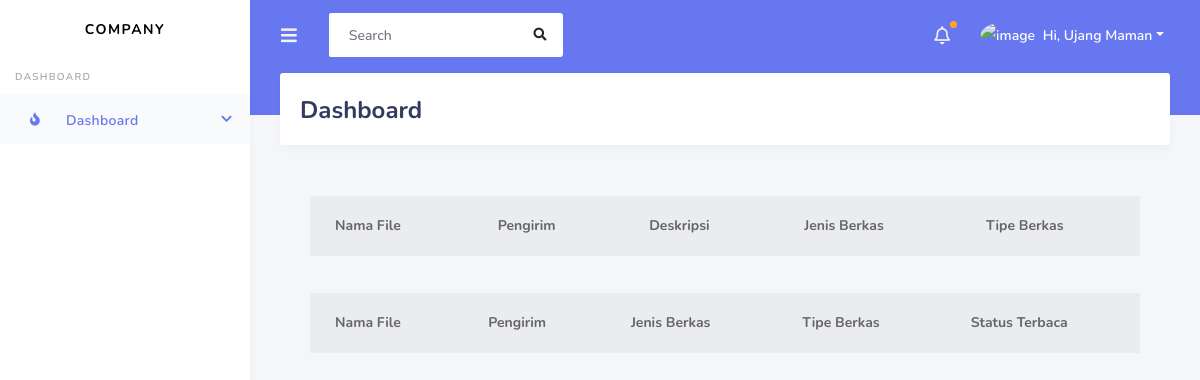
The page /super/users/super_user/ on the database as committed earlier.
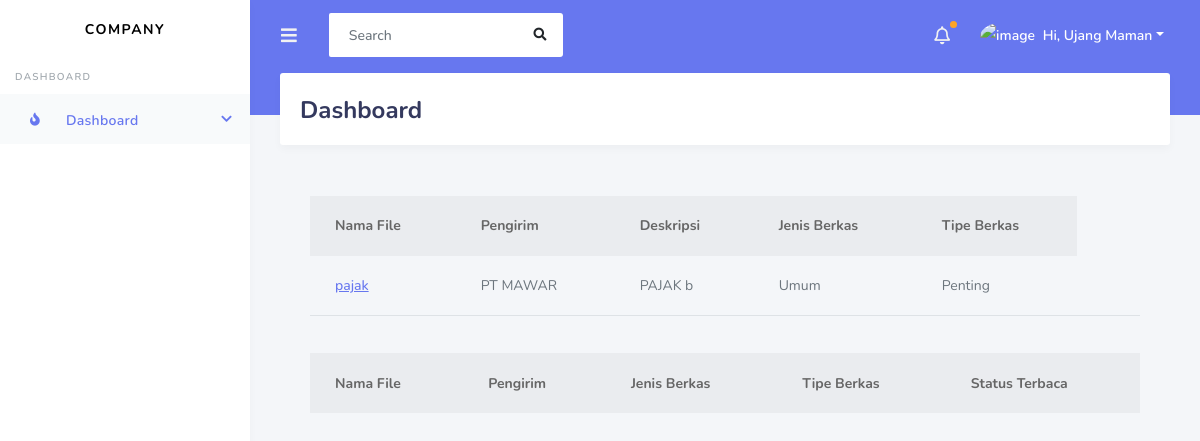
The same page on the database as committed later.
### arsip/models.py (models this page shows, shortened)
class SuratMasuk(models.Model):
    TYPE_BERKAS = [('B', 'Biasa'), ('P', 'Penting'), ('SP', 'Sangat Penting')]
    file = models.ManyToManyField(File)
    fileName = models.CharField(max_length=120, default=file.name)
    jenisBerkas = models.ForeignKey(JenisBerkas, on_delete=models.CASCADE)
    typeBerkas = models.CharField(choices=TYPE_BERKAS, max_length=10, default='B')
    department = models.ManyToManyField(Department)
    upload_for = models.ManyToManyField(Pengguna, related_name='target')
    address_sender = models.CharField(max_length=160, null=True)
    sender = models.CharField(max_length=120, null=True)
    description = models.CharField(max_length=60)
    upload_by = models.ForeignKey(Pengguna, related_name='uploaded', on_delete=models.CASCADE)
    created_at = models.DateTimeField(default=timezone.now)
    reader = models.ManyToManyField(Pengguna, related_name='reader', blank=True)
    signature = models.ManyToManyField(Pengguna, related_name='signature', blank=True)
    approve_by = models.ManyToManyField(Pengguna, related_name='approved', blank=True)
    status = models.BooleanField(default=True)

class JenisBerkas(models.Model):
    jenisCode = models.CharField(max_length=6)
    jenisName = models.CharField(max_length=16)
    status = models.BooleanField(default=True)
    def __str__(self):
        return self.jenisName

### arsip/views.py (the view)
# urls.py: path('super/<str:department>/<str:divisi>/', rootDivisi),
def rootDivisi(request, department, divisi):
    if (request.method=='GET'):
        try:
            sm_list = SuratMasuk.objects.all()
            sk_list = SuratKeluar.objects.all()
            return render(request, 'root_division.html', context={
                'sm_list': sm_list,
                'sk_list': sk_list
            })
        except:
            print('EROR SAAT MENGAMBIL DATA DIVISI')
    return render(request, 'root.html', context={})

### arsip/templates/root_division.html (shortened to what this page needs)
{% extends 'base.html' %}
{% block content %}
<div id="app">
  <div class="main-wrapper">
    <div class="navbar-bg"></div>
    <nav class="navbar navbar-expand-lg main-navbar">
      <form class="form-inline mr-auto">
        <ul class="navbar-nav mr-3">
          <li><a href="#" data-toggle="sidebar" class="nav-link nav-link-lg"><i class="fas fa-bars"></i></a></li>
        </ul>
        <div class="search-element">
          <input class="form-control" type="search" placeholder="Search" aria-label="Search" data-width="250">
          <button class="btn" type="submit"><i class="fas fa-search"></i></button>
        </div>
      </form>
      <ul class="navbar-nav navbar-right">
        <li class="dropdown dropdown-list-toggle"><a href="#" data-toggle="dropdown" class="nav-link notification-toggle nav-link-lg beep"><i class="far fa-bell"></i></a>
        </li>
        <li class="dropdown"><a href="#" data-toggle="dropdown" class="nav-link dropdown-toggle nav-link-lg nav-link-user">
          <img alt="image" src="" class="rounded-circle mr-1">
          <div class="d-sm-none d-lg-inline-block">Hi, Ujang Maman</div></a>
        </li>
      </ul>
    </nav>
    <div class="main-sidebar">
      <aside id="sidebar-wrapper">
        <div class="sidebar-brand">
          <a href="index.html">COMPANY</a>
        </div>
        <ul class="sidebar-menu">
            <li class="menu-header">Dashboard</li>
            <li class="nav-item dropdown active">
              <a href="#" class="nav-link has-dropdown"><i class="fas fa-fire"></i><span>Dashboard</span></a>
            </li>
        </ul>
      </aside>
    </div>
    <div class="main-content">
      <section class="section">
        <div class="section-header">
          <h1>Dashboard</h1>
        </div>
        <div class="col">
          <div class="col-12">
            <table class="table table-hover">
              <thead>
                <tr>
                  <th scope="col">Nama File</th>
                  <th scope="col">Pengirim</th>
                  <th scope="col">Deskripsi</th>
                  <th scope="col">Jenis Berkas</th>
                  <th scope="col">Tipe Berkas</th>
                  <br>
                </tr>
              </thead>
              <tbody>
                {% for i in sm_list %}
                <tr>
                  <td><a href="{{i.fileName}}">{{ i.fileName }}</a></td>
                  <td>{{ i.sender}} </td>
                  <td>{{ i.description}} </td>
                  <td>{{ i.jenisBerkas}} </td>
                  <td>{{ i.get_typeBerkas_display }} </td>
                  <td></td>
                </tr>
                {% endfor %}
              </tbody>
            </table>
          </div>
          <div class="col-12">
              <table class="table table-hover">
                <thead>
                  <tr>
                    <th scope="col">Nama File</th>
                    <th scope="col">Pengirim</th>
                    <th scope="col">Jenis Berkas</th>
                    <th scope="col">Tipe Berkas</th>
                    <th scope="col">Status Terbaca</th>
                    <br>
                  </tr>
                </thead>
              </table>
          </div>
        </div>
      </div>
{%load static%}
{% endblock %}

Rows that differ between the two databases and show on the page:
added SuratMasuk: fileName "pajak", sender "PT MAWAR", description "PAJAK b", jenisBerkas "Umum", typeBerkas "Penting"
